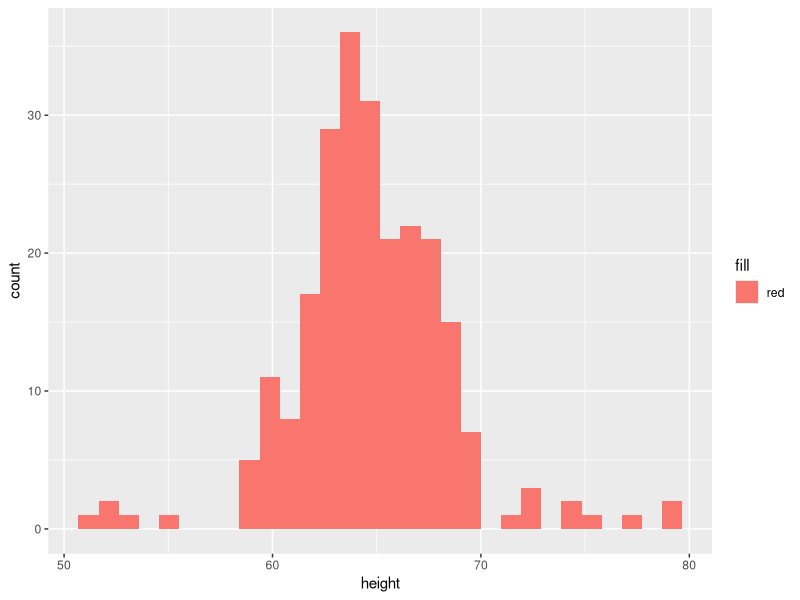

Reproduce this figure in R.
library(tidyverse)
library(dslabs)
female_ht_hist <- heights %>% filter(sex=="Female") %>% ggplot(aes(height)) + geom_histogram(aes(fill = "red"))
female_ht_hist
